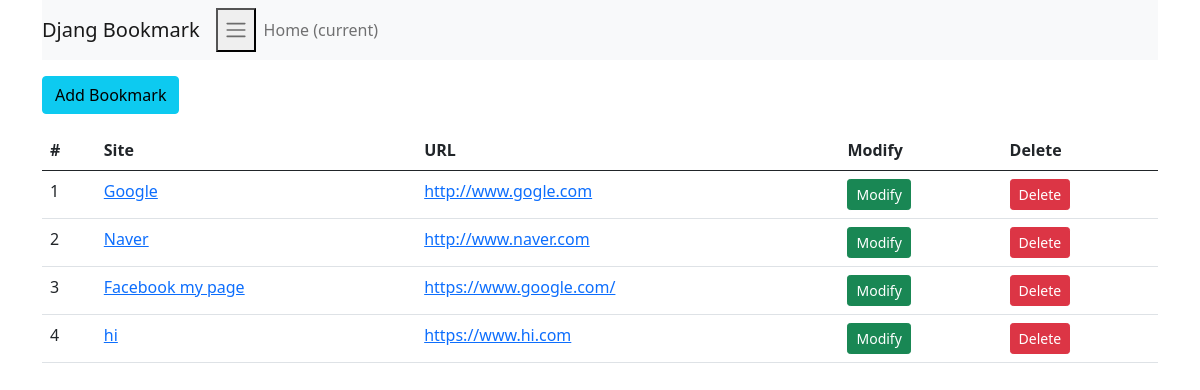
Before: /bookmark/ with the older database file.
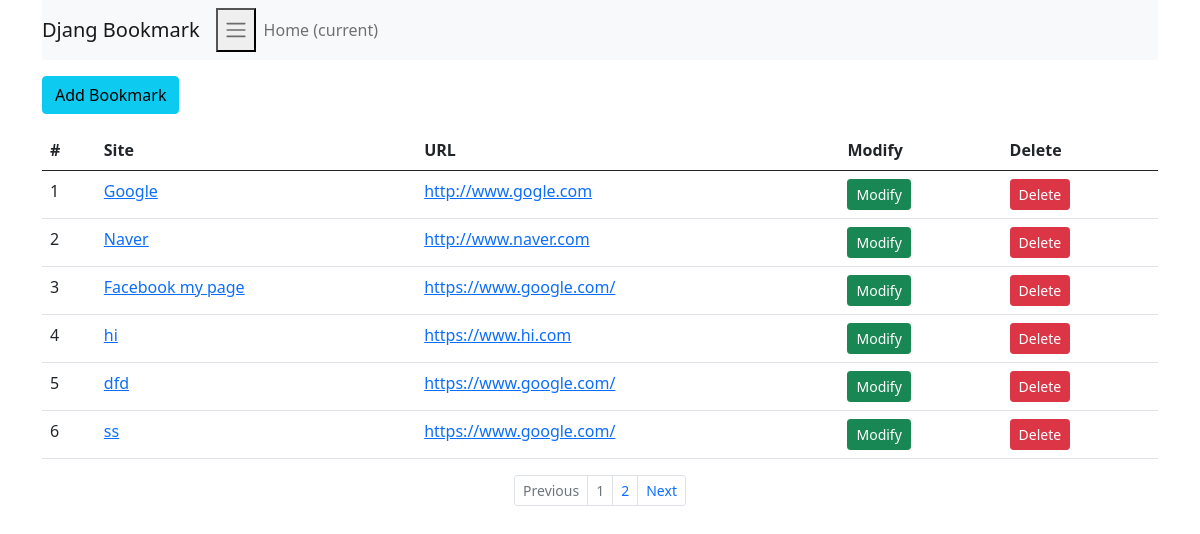
After: the same page with the newer database file.
### bookmark/models.py (models this page shows, shortened)
class Bookmark(models.Model):
    site_name = models.CharField(max_length=100)
    url = models.URLField('Site URL')

### bookmark/views.py (the view)
# urls.py: path('',BookmarkListView.as_view(), name='list'),
class BookmarkListView(ListView):
    model = Bookmark
    paginate_by = 6

### bookmark/templates/bookmark/bookmark_list.html (shortened to what this page needs)
{% extends 'base.html' %}
{% block content %}
<body>
    <div class="btn-group">
        <a href="{% url 'add' %}" class='btn btn-info'>Add Bookmark</a>
    </div>
    <table class = 'table'>
        <thead>
            <tr>
                <th scope='col'>#</th>
                <th scope='col'>Site</th>
                <th scope='col'>URL</th>
                <th scope='col'>Modify</th>
                <th scope='col'>Delete</th>
            </tr>
        </thead>
        <tbody>
            {% for bookmark in object_list %}
            <tr>
                <td>{{forloop.counter}}</td>
                <td><a href="{% url 'detail' pk=bookmark.id %}">{{bookmark.site_name}}</a></td>
                <td><a href="{{bookmark.url}}" target="_blank">{{bookmark.url}}</a></td>
                <td><a href="{% url 'update' pk=bookmark.id %}" class="btn btn-success btn-sm">Modify</a></td>
                <td><a href="{% url 'delete' pk=bookmark.id %}" class="btn btn-danger btn-sm">Delete</a></td>
            </tr>
            {% endfor %}
        </tbody>
    </table>
</body>
{% endblock %}
{% block pagination %}
    {% if is_paginated %}
        <ul class="pagination justify-content-center pagination-sm">
            {% if page_obj.has_previous %}
                <li class="page-item">
                    <a class="page-link" href="{% url 'list' %}?page={{ page_obj.previous_page_number }}" tabindex="-1">Previous</a>
                </li>
            {% else %}
                <li class="page-item disabled">
                    <a class="page-link" href="#" tabindex="-1">Previous</a>
                </li>
            {% endif %}
            {% for object in page_obj.paginator.page_range %}
                <li class = "page-item {% if page_obj.number == forloop.counter %}disabled{% endif %}">
                    <a class="page-link" href="{{ request.path }}?page={{ forloop.counter }}">{{ forloop.counter }}</a>
                </li>
            {% endfor %}
            {% if page_obj.has_next %}
                <li class="page-item">
                    <a class="page-link" href="{% url 'list' %}?page={{ page_obj.next_page_number }}">Next</a>
                </li>
            {% else %}
                <li class="page-item disabled">
                    <a class="page-link" href="#">Next</a>
                </li>
            {% endif %}
        </ul>
    {% endif %}
{% endblock %}

### templates/base.html (shortened to what this page needs)
<!DOCTYPE html>
<html lang="en">
    <head>
        <link href="https://cdn.jsdelivr.net/npm/bootstrap@5.0.0-beta1/dist/css/bootstrap.min.css" rel="stylesheet">
    </head>
    <body>
        <div class="container">
            <nav class="navbar navbar-expand-lg navbar-light bg-light">
                <a class="navbar-brand" href="#">Djang Bookmark</a>
                <button class="navbar toggler" type="button" data-toggle="collapse" data-target="#navbarSupportedContent" aria-controls="navbarSupportedContent" aria-expanded="false" aria-label="Toggle navigation">
                    <span class="navbar-toggler-icon"></span>
                </button>
                <div class="collapse navbar-collapse" id="navbarSupportedContent">
                    <ul class="navbar-nav mr-auto">
                        <li class="nav-item active">
                            <a class="nav-link" href="#">Home <span class="sr-only">(current)</span></a>
                        </li>
                    </ul>
                </div>
            </nav>
            <div class="row">
                <div class="col">
                    {% block content %}
                    {% endblock %}
                    {% block pagination %}
                    {% endblock %}
                </div>
            </div>
        </div>
    </body>
</html>

Changed rows visible on the page:
added Bookmark: site_name "dfd", url "https://www.google.com/"
added Bookmark: site_name "ss", url "https://www.google.com/"
Other visible differences:
text now shown: "Previous Next"
new list line: "1"
new list line: "2"
